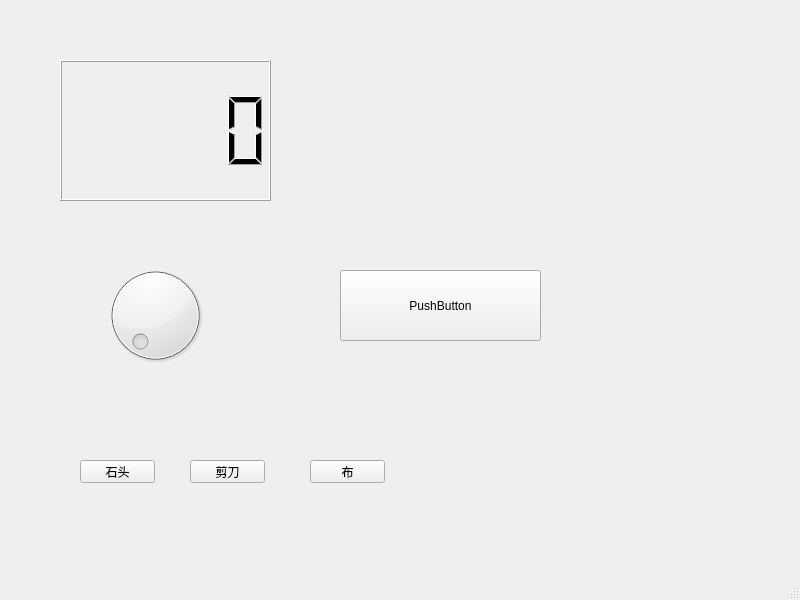
<?xml version="1.0" encoding="UTF-8"?>
<ui version="4.0">
 <class>MainWindow</class>
 <widget class="QMainWindow" name="MainWindow">
  <property name="geometry">
   <rect>
    <x>0</x>
    <y>0</y>
    <width>800</width>
    <height>600</height>
   </rect>
  </property>
  <property name="windowTitle">
   <string>MainWindow</string>
  </property>
  <widget class="QWidget" name="centralwidget">
   <widget class="QPushButton" name="pushButton">
    <property name="geometry">
     <rect>
      <x>340</x>
      <y>270</y>
      <width>201</width>
      <height>71</height>
     </rect>
    </property>
    <property name="text">
     <string>PushButton</string>
    </property>
   </widget>
   <widget class="QDial" name="dial">
    <property name="geometry">
     <rect>
      <x>90</x>
      <y>260</y>
      <width>131</width>
      <height>111</height>
     </rect>
    </property>
   </widget>
   <widget class="QLCDNumber" name="lcdNumber">
    <property name="geometry">
     <rect>
      <x>60</x>
      <y>60</y>
      <width>211</width>
      <height>141</height>
     </rect>
    </property>
   </widget>
   <widget class="QPushButton" name="pushButton_2">
    <property name="geometry">
     <rect>
      <x>80</x>
      <y>460</y>
      <width>75</width>
      <height>23</height>
     </rect>
    </property>
    <property name="text">
     <string>石头</string>
    </property>
   </widget>
   <widget class="QPushButton" name="pushButton_3">
    <property name="geometry">
     <rect>
      <x>190</x>
      <y>460</y>
      <width>75</width>
      <height>23</height>
     </rect>
    </property>
    <property name="text">
     <string>剪刀</string>
    </property>
   </widget>
   <widget class="QPushButton" name="pushButton_4">
    <property name="geometry">
     <rect>
      <x>310</x>
      <y>460</y>
      <width>75</width>
      <height>23</height>
     </rect>
    </property>
    <property name="text">
     <string>布</string>
    </property>
   </widget>
  </widget>
  <widget class="QMenuBar" name="menubar">
   <property name="geometry">
    <rect>
     <x>0</x>
     <y>0</y>
     <width>800</width>
     <height>23</height>
    </rect>
   </property>
  </widget>
  <widget class="QStatusBar" name="statusbar"/>
 </widget>
 <resources/>
 <connections>
  <connection>
   <sender>pushButton</sender>
   <signal>clicked()</signal>
   <receiver>MainWindow</receiver>
   <slot>close()</slot>
   <hints>
    <hint type="sourcelabel">
     <x>536</x>
     <y>359</y>
    </hint>
    <hint type="destinationlabel">
     <x>656</x>
     <y>328</y>
    </hint>
   </hints>
  </connection>
  <connection>
   <sender>dial</sender>
   <signal>valueChanged(int)</signal>
   <receiver>lcdNumber</receiver>
   <slot>display(int)</slot>
   <hints>
    <hint type="sourcelabel">
     <x>175</x>
     <y>322</y>
    </hint>
    <hint type="destinationlabel">
     <x>163</x>
     <y>195</y>
    </hint>
   </hints>
  </connection>
 </connections>
</ui>
